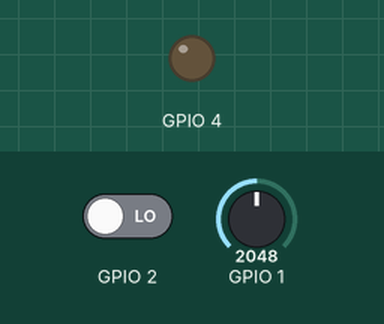
Bench run of a sketch on a simulated ESP32. On the bench: output pins drawn as LEDs (lit = HIGH). The test bench sets the inputs (shaded band); at power-on: GPIO 2 LOW, GPIO 1 = 2048. WiFi joins after 1.5 s; servers stay silent unless stated; no MQTT or app messages arrive unless stated; what the sketch prints to the serial monitor is not drawn.

Above: at 13.7 s.
13.8 s: GPIO 2 driven HIGH
At 16.2 s:
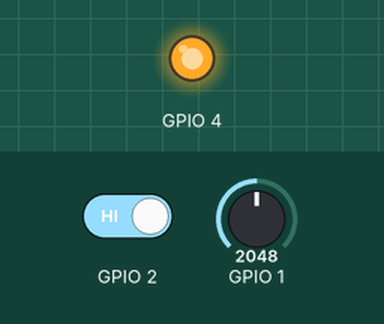
16.5 s: GPIO 2 driven LOW
At 18.7 s:
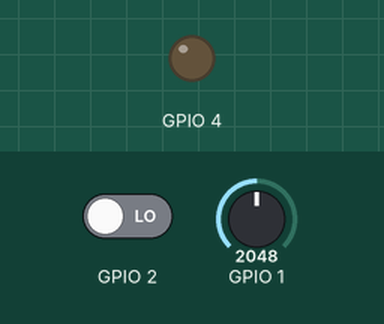
Timing chart, 0 to 20.2 s (numbered marks = the images above; inputs shaded):
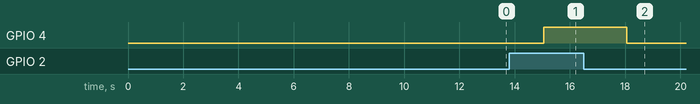

Measured:
- after the input at 13.8 s, GPIO 4: LOW → HIGH after 1.3 s
- after the input at 16.5 s, GPIO 4: HIGH → LOW after 1.6 s

The sketch:

esp32.ino
```cpp
#include <WiFi.h>
#include "PubSubClient.h"
#include <WiFiClientSecure.h>
#include "Light.h"
#include "Photoresistor.h"
#include "Pir.h"


/*  WiFi and MQTT parameters  */
const char* ssid = "Roberto's Galaxy A52s 5G";
const char* password = "password";
const char* mqttServer = "62d6711e8bac4a34999924c6119ec7da.s2.eu.hivemq.cloud";
const int mqttPort = 8883;
const char* mqttUser = "esiot-2022-1";
const char* mqttPassword = "Prova123";

WiFiClientSecure espClient;
PubSubClient client(espClient);

void connectWiFi() {
  WiFi.begin(ssid, password);
  while (WiFi.status() != WL_CONNECTED) {
    delay(1000);
    Serial.println("Connecting to WiFi...");
  }
  Serial.println("Connected to WiFi");
}

void connectMQTTBroker() {
  espClient.setInsecure();
  client.setServer(mqttServer, mqttPort);
  client.setCallback(callback);

  while (!client.connected()) {
    if (client.connect("ESP32Client", mqttUser, mqttPassword)) {
      Serial.println("Connected to MQTT broker");
    } else {
      Serial.print("Failed to connect to MQTT broker, state=");
      Serial.print(client.state());
      Serial.println(" try again in 5 seconds");
      delay(5000);
    }
  }
}

void callback(char* topic, byte* payload, unsigned int length) {

}


void publish(const char* topic, const char* message) {
  if (client.publish(topic, message)) {
    //Serial.println("Publish Successful");
  } else {
    Serial.println("Publish Failed");
  }
}


/**   Tasks   **/

TaskHandle_t Task1;
TaskHandle_t Task2;
TaskHandle_t Task3;

Light* light;
Photoresistor* photores;
Pir* pir;

double lightValue = 0.0;
bool movement = false;

void ledTask(void* parameter) {
  while (1) {
    if (movement) {
      light->turnOn();
    } else {
      light->turnOff();
    }
    delay(1000);
  }
}

void lightLevelTask(void* parameter) {
  while (1) {
    lightValue = photores->getLightLevel();
    delay(1000);
  }
}

void movementSensorTask(void* parameter) {
  while (1) {
    movement = pir->detect();
    delay(1000);
  }
}

/******************/


void setup() {
  Serial.begin(115200);

  connectWiFi();
  connectMQTTBroker();

  /* sensors init */
  light = new Light(4);
  photores = new Photoresistor(1);
  pir = new Pir(2, 10);

  xTaskCreatePinnedToCore(ledTask, "Task1", 10000, NULL, 1, &Task1, 0);
  xTaskCreatePinnedToCore(lightLevelTask, "Task2", 10000, NULL, 1, &Task2, 1);
  xTaskCreatePinnedToCore(movementSensorTask, "Task3", 10000, NULL, 1, &Task3, 1);
  delay(500);
}

void loop() {
  client.loop();

  if (client.connected()) {

    char lightStr[10], mvmStr[10];
    snprintf(lightStr, 10, "%f", lightValue);
    snprintf(mvmStr, 10, "%d", movement);

    publish("Light Level", lightStr);
    publish("Movement", mvmStr);

    delay(1000);
  }
}
```

Light.cpp
```cpp
#include "Light.h"
#include "Arduino.h"

Light::Light(int pin) {
    this->pin = pin;
    pinMode(pin, OUTPUT);
}

void Light::turnOn() {
    state=ON;
    digitalWrite(pin, HIGH);
}

void Light::turnOff() {
    state=OFF;
    digitalWrite(pin, LOW);
}

void Light::toggle() {
    state = state == ON ? OFF : ON;
    digitalWrite(pin, state);
}

bool Light::isOn() {
    return state == ON;
}
```

Light.h
```cpp
#ifndef __LED__
#define __LED__

class Light {
private:
    enum {OFF, ON} state;
    int pin;
public:

    Light(int pin);
    void turnOn();
    void turnOff();
    void toggle();
    bool isOn();
};

#endif
```

Photoresistor.cpp
```cpp
#include "Photoresistor.h"
#include "Arduino.h"

Photoresistor::Photoresistor(int pin)
{
    this->pin = pin;
    pinMode(pin, INPUT);
}

double Photoresistor::getLightLevel()
{
    int value = analogRead(pin);
    double valueInVolt = ((double)value) * 5 / 1024;
    //Serial.println(String(value) + " -> in volt: " + valueInVolt);
    return valueInVolt;
}
```

Photoresistor.h
```cpp
#ifndef __LS__
#define __LS__

class Photoresistor
{
private:
    int pin;

public:
    Photoresistor(int pin);
    double getLightLevel();
};

#endif
```

Pir.cpp
```cpp
#include "Arduino.h"
#include "Pir.h"

Pir::Pir(int pin, int calibrationTime = 10)
{
    this->pin = pin;
    pinMode(pin, INPUT);

    // give the sensor some time to calibrate
    Serial.print("Calibrating sensor");
    for (int i = 0; i < calibrationTime; i++)
    {
        Serial.print(".");
        delay(1000);
    }
    Serial.println();
    Serial.println("PIR SENSOR READY.");
    detectedStatus = false;
}

bool Pir::detect()
{
    int current = digitalRead(pin);
    return current;
}
```

Pir.h
```cpp
#ifndef __PIR__
#define __PIR__

class Pir
{
private:
    bool detectedStatus;
    int pin;

public:
    Pir(int pin, int calibrationTime);
    bool detect();
};

#endif
```
